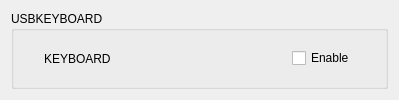
     <widget class="QWidget" name="page_USBKEYBOARD">
      <layout class="QVBoxLayout" name="verticalLayout_21">
       <item>
        <widget class="QGroupBox" name="Sreen_USBKEYBOARD">
         <property name="font">
          <font>
           <weight>50</weight>
           <bold>false</bold>
          </font>
         </property>
         <property name="title">
          <string>USBKEYBOARD</string>
         </property>
         <property name="flat">
          <bool>true</bool>
         </property>
         <property name="checkable">
          <bool>false</bool>
         </property>
         <layout class="QHBoxLayout" name="horizontalLayout_63">
          <property name="leftMargin">
           <number>30</number>
          </property>
          <property name="rightMargin">
           <number>30</number>
          </property>
          <item>
           <widget class="QLabel" name="label_42">
            <property name="text">
             <string>KEYBOARD</string>
            </property>
           </widget>
          </item>
          <item>
           <spacer name="horizontalSpacer_73">
            <property name="orientation">
             <enum>Qt::Horizontal</enum>
            </property>
            <property name="sizeHint" stdset="0">
             <size>
              <width>175</width>
              <height>20</height>
             </size>
            </property>
           </spacer>
          </item>
          <item>
           <widget class="QCheckBox" name="Sreen_USBKEYBOARD_Enable_Bool_IsChecked">
            <property name="text">
             <string>Enable</string>
            </property>
           </widget>
          </item>
         </layout>
        </widget>
       </item>
      </layout>
     </widget>
